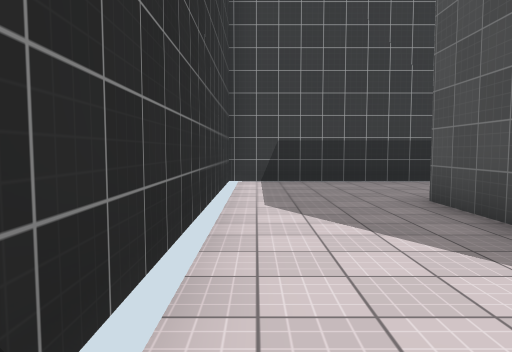
View 1 (above)

21 first-person views from a walk through a Unity game level. The camera is 1.4 m above the floor, tilts 4° down and sees 70° across. The floor is counted in squares, 2 m on a side. Each view is taken from the middle of a square. On the plan, view 1 faces up. The plan holds only what a view shows up to about 11 squares ahead; the rest is blank. The place goes on beyond the plan. Surface patterns are stand-ins for the level's own textures.

View 2
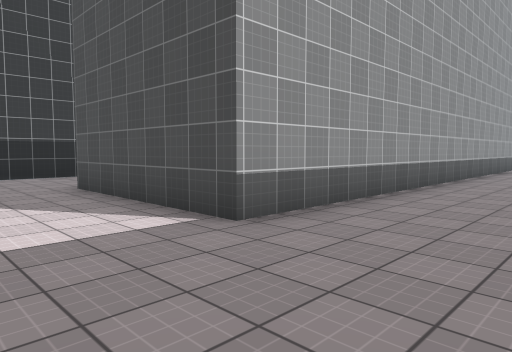

View 3
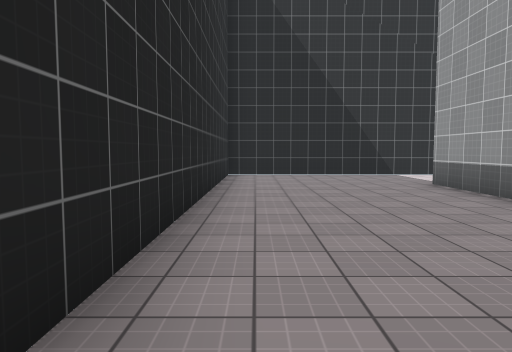

View 4
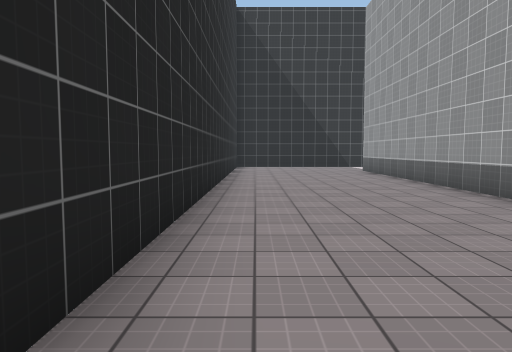

View 5
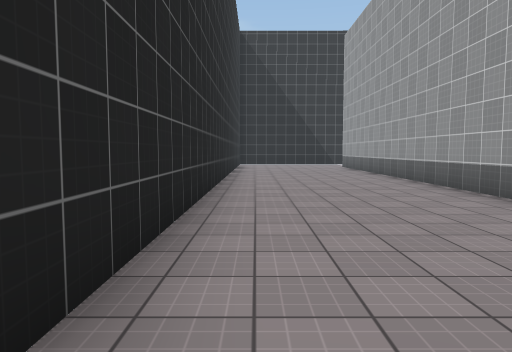

View 6
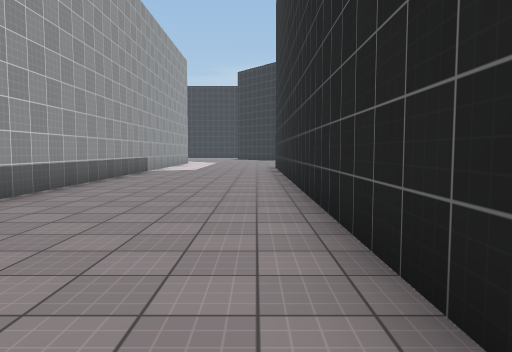

View 7
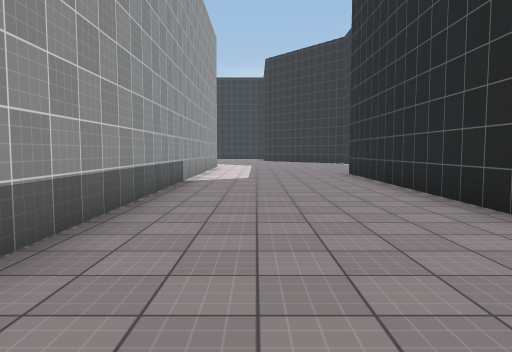

View 8
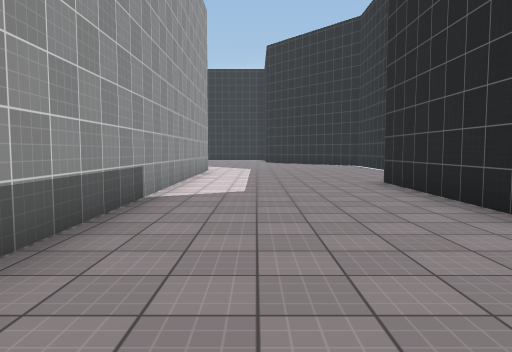

View 9
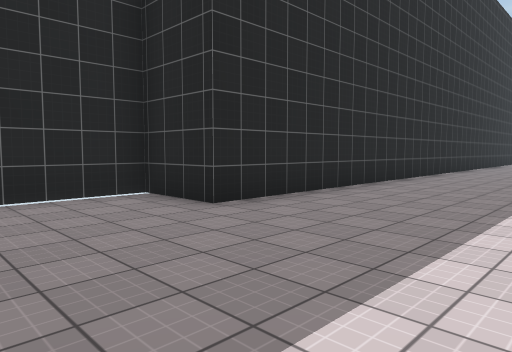

View 10
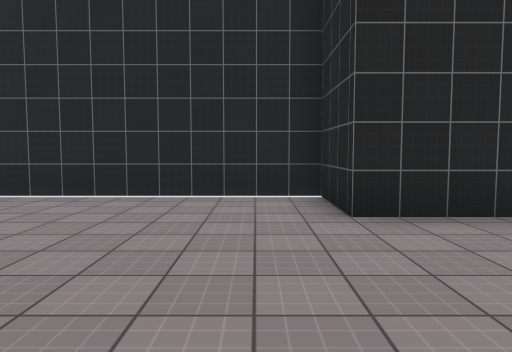

View 11
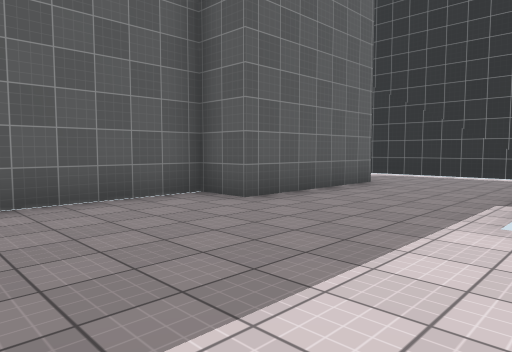

View 12
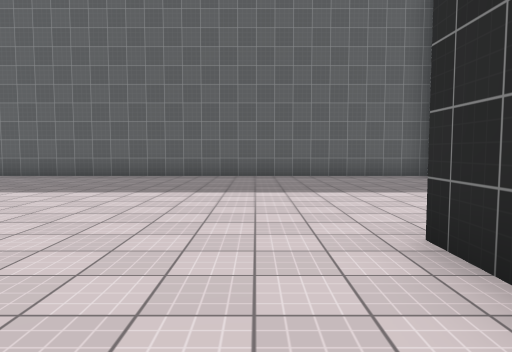

View 13
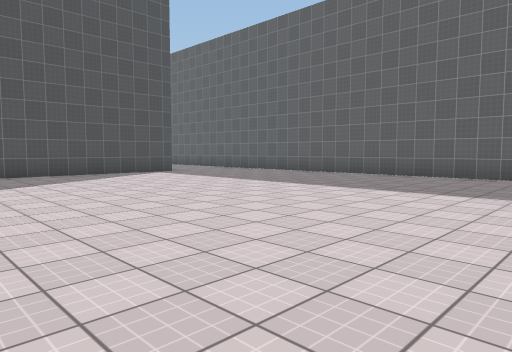

View 14
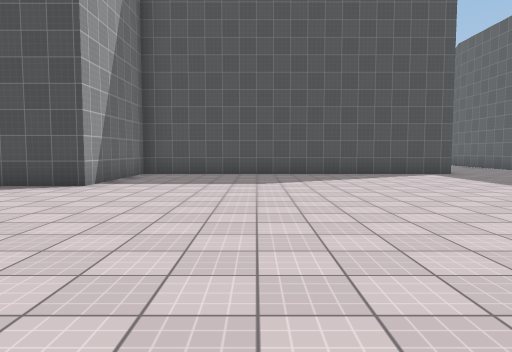

View 15
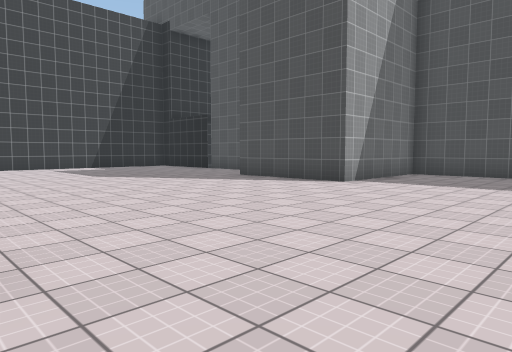

View 16
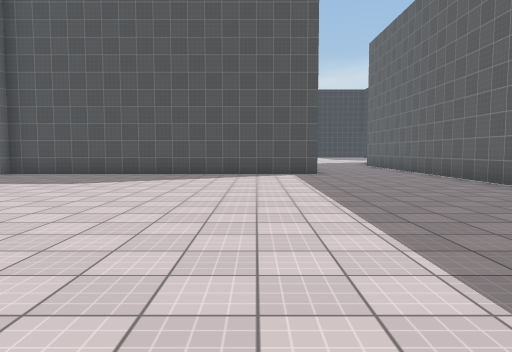

View 17
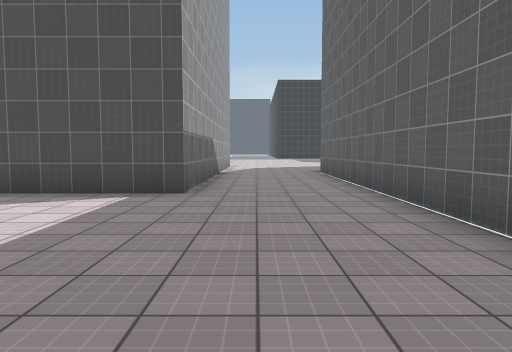

View 18
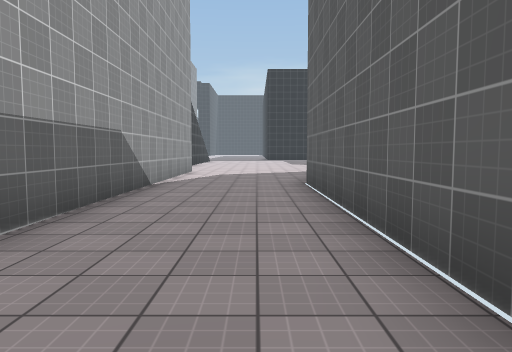

View 19
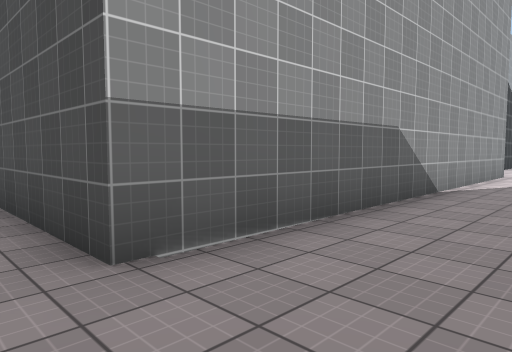

View 20
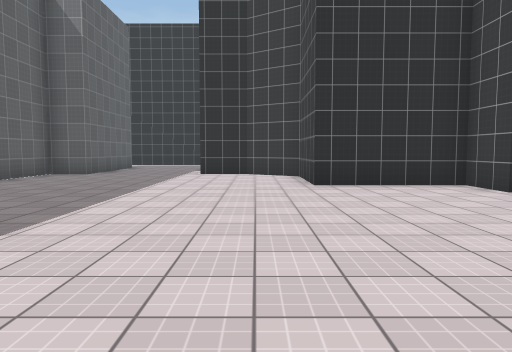

View 21
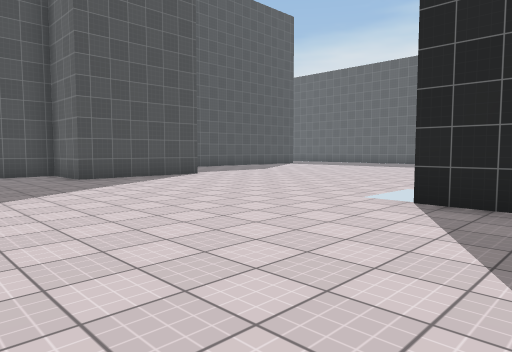

### Floor plan
Points are (right, up) in squares from view 1. A wall is a line through its corners. A room is listed if a view was taken in it or the views show most of it. See-through windows are left out.
Room 1 (views 1, 2, 3, 4, 5, 6, 7, 8, 9, 10, 11, 12, 13, 14, 15, 16, 17, 18, 19, 20, 21)
walls: (11, 14.2) (9.7, 14.2) (9.7, 11.2) (7.1, 11.2) (6.1, 9.6); (6.3, 9.8) (6.3, 8.4); (13, 0.7) (2.4, 0.7) (2.4, 5) (6.3, 5) (6.3, 3.9) (27.8, 3.9); (4, 8.4) (-0.6, 8.4); (9.8, 18.1) (11, 18.1); (-0.6, 7.4) (-0.6, -3.9); (-0.2, -3.8) (28, -3.8) (28, -5.6) (31.5, -5.6); (31.6, 7.1) (21.9, 7.2) (21.9, 16.4) (18.2, 16.4) (18.2, 19.8) (20, 19.8) (20, 21.1); (30.9, 0.7) (18.1, 0.7)

Positions as (right, up) in squares from view 1, and headings:
1: (0, 0), facing up
2: (0, -2), facing up-right
3: (10, -3), facing left
4: (15, -3), facing left
5: (18, -3), facing left
6: (13, -3), facing right
7: (17, -1), facing right
8: (20, -1), facing right
9: (31, 0), facing down-left
10: (29, 0), facing down
11: (10, 9), facing down-left
12: (11, 14), facing down
13: (11, 14), facing down-right
14: (11, 13), facing right
15: (11, 12), facing up-right
16: (11, 9), facing right
17: (16, 6), facing right
18: (20, 5), facing right
19: (21, 5), facing up-right
20: (17, 10), facing left
21: (9, 23), facing down-right
